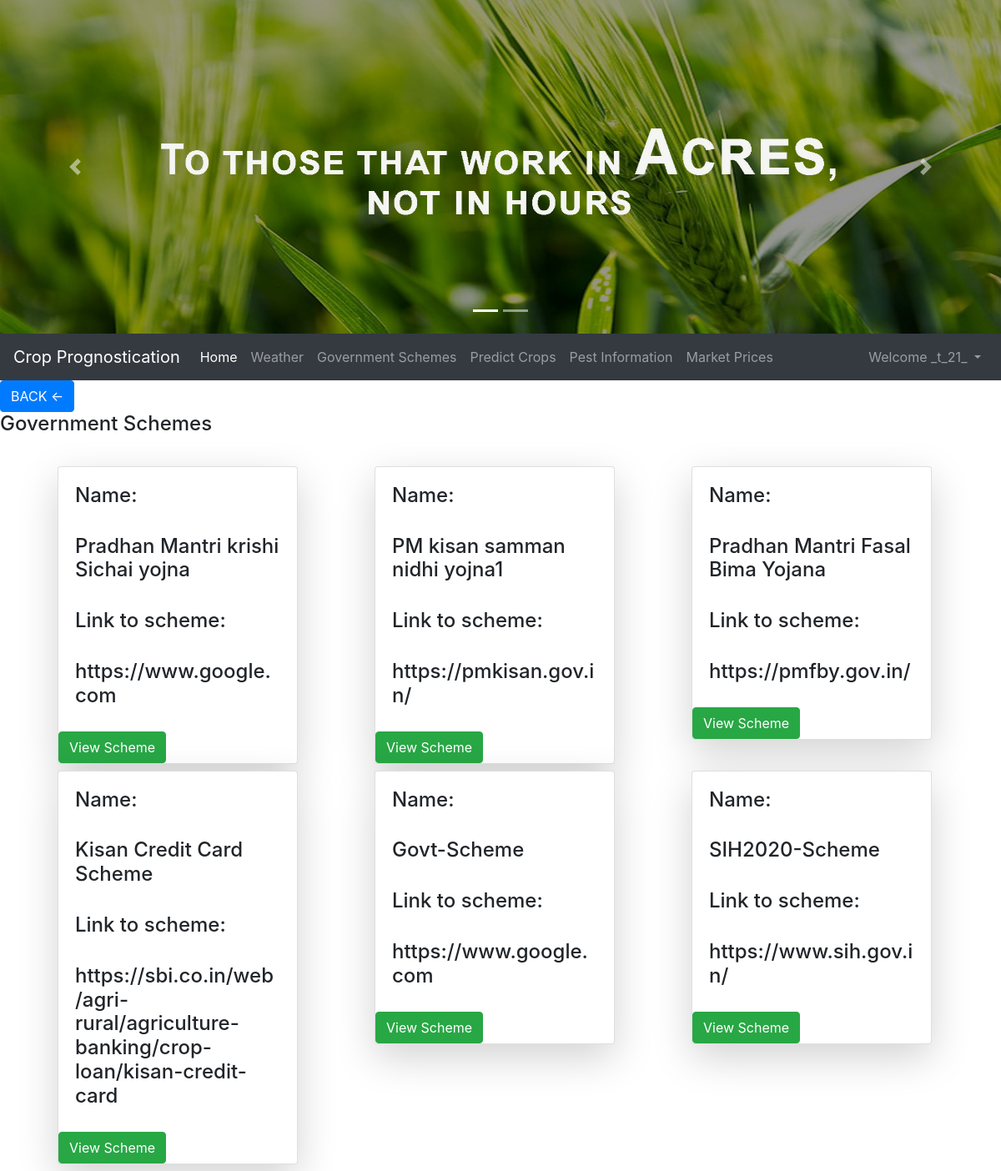
Screenshot of /govtschemes (signed in) with the database file from the repository.
### accounts/models.py (models this page shows, shortened)
class LoanSchemeForFarmers(models.Model):
    loan_id=models.AutoField
    info=models.TextField()
    scheme_name=models.CharField(max_length=200)

### accounts/views.py (the view)
# urls.py: path('govtschemes', views.govtschemes,name='govtschemes'),
def govtschemes(request):
    l=LoanSchemeForFarmers.objects.values('scheme_name','info')
    lis=[]
    for i in l:
        lis.append(i)
    dic={'dic':lis}
    print(dic)
    return render(request,'accounts/govschemes.html',dic)

### accounts/templates/accounts/govschemes.html (shortened to what this page needs)
{% extends 'accounts/FarmerPage.html' %}
{% block body %}
{% if dic %}
    <a href="predictMPG"><button class="btn btn-primary cart">BACK <-</button></a>
	<h4 class="card-title">Government Schemes</h4>
	<br>
         <div class="container">
             <div class="row ">
              {% for i in dic %}
                     <div class="col-sm-4">
                         <div class="card shadow-lg mb-2 bg-white rounded ml-4" style="width: 18rem;">
                             <div class="card-body">
                                 <h4>Name: </h4>
                                 <br>
                                 <h4>{{i.scheme_name}}</h4>
                                 <br>
                                 <h4>Link to scheme:</h4>
                                 <br>
                                 <h4>{{i.info}}</h4>
                             </div>
                             <form action="/schemepmkisan" method="post">
                                 <button type="submit" value="submit" class="btn btn-success scart">View Scheme</button>
                             </form>
                       </div>
                    </div>
               {% endfor %}
         </div>
    </div>
	{% endif %}
{% endblock %}

### accounts/templates/accounts/FarmerPage.html (shortened to what this page needs)
<!doctype html>
<html lang="en">
  <head>
    <link rel="stylesheet" href="https://stackpath.bootstrapcdn.com/bootstrap/4.5.0/css/bootstrap.min.css">
  </head>
  <body>
         <div id="carouselExampleIndicators" class="carousel slide" data-ride="carousel">
  <ol class="carousel-indicators">
    <li data-target="#carouselExampleIndicators" data-slide-to="0" class="active"></li>
    <li data-target="#carouselExampleIndicators" data-slide-to="2"></li>
  </ol>
  <div class="carousel-inner">
    {% load static %}
    <div class="carousel-item active">
      <img src="/media/homepage/farmer1.jpg" alt="..."   height="400" class="d-block w-100">
    </div>
  </div>
  <a class="carousel-control-prev" href="#carouselExampleIndicators" role="button" data-slide="prev">
    <span class="carousel-control-prev-icon" aria-hidden="true"></span>
  </a>
  <a class="carousel-control-next" href="#carouselExampleIndicators" role="button" data-slide="next">
    <span class="carousel-control-next-icon" aria-hidden="true"></span>
  </a>
</div>
    <nav class="navbar navbar-expand-lg navbar-dark bg-dark">
  <a class="navbar-brand" href="#">Crop Prognostication</a>
  <div class="collapse navbar-collapse" id="navbarSupportedContent">
    <ul class="navbar-nav mr-auto">
      <li class="nav-item active">
        <a class="nav-link" href="/Farmer">Home <span class="sr-only">(current)</span></a>
      </li>
        <li class="nav-item">
        <a class="nav-link" href="/Weather">Weather</a>
      </li>
         <li class="nav-item">
        <a class="nav-link" href="/govtschemes">Government Schemes</a>
      </li>
         <li class="nav-item">
        <a class="nav-link" href="/predictMPG">Predict Crops</a>
      </li>
       <li class="nav-item">
        <a class="nav-link" href="/pestinformation">Pest Information</a>
      </li>
      <li class="nav-item">
        <a class="nav-link" href="/marketforuser">Market Prices</a>
      </li>
    </ul>
       {% if user.is_authenticated %}
         <ul class="navbar-nav">
      <li class="nav-item dropdown">
        <a class="nav-link dropdown-toggle" href="#" id="navbarDropdown" role="button" data-toggle="dropdown" aria-haspopup="true" aria-expanded="false">
          Welcome {{request.user}}
        </a>
      </li>
      </ul>
    {% endif %}
  </div>
</nav>
    {% block body %} {% endblock %}
  </body>
</html>

### rows the page displays
LoanSchemeForFarmers: scheme_name "Pradhan Mantri krishi Sichai yojna", info "https://www.google.com"
LoanSchemeForFarmers: scheme_name "PM kisan samman nidhi yojna1", info "https://pmkisan.gov.in/"
LoanSchemeForFarmers: scheme_name "Pradhan Mantri Fasal Bima Yojana", info "https://pmfby.gov.in/"
LoanSchemeForFarmers: scheme_name "Kisan Credit Card Scheme", info "https://sbi.co.in/web/agri-rural/agriculture-banking/crop-loan/kisan-credit-card"
LoanSchemeForFarmers: scheme_name "Govt-Scheme", info "https://www.google.com"
LoanSchemeForFarmers: scheme_name "SIH2020-Scheme", info "https://www.sih.gov.in/"

### other values shown
{{ request.user }} "_t_21_"
